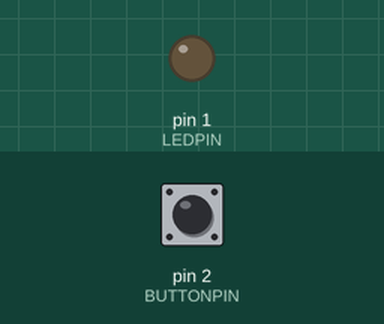
This sketch was run on a simulated Arduino Uno, built with avr-gcc and run on an emulated ATmega328P. On the bench: output pins drawn as LEDs (lit = HIGH). The inputs (shaded band) are chosen by the test bench; at power-on: pin 2 (BUTTONPIN) LOW.

Above: at 1.2 s.
1.3 s: pin 2 (BUTTONPIN) pulled HIGH for 0.15 s
At 1.37 s:
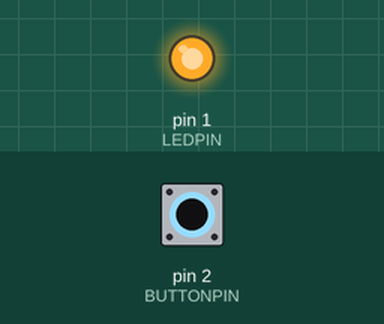
2.9 s: pin 2 (BUTTONPIN) pulled HIGH for 3.2 s
At 6.6 s:
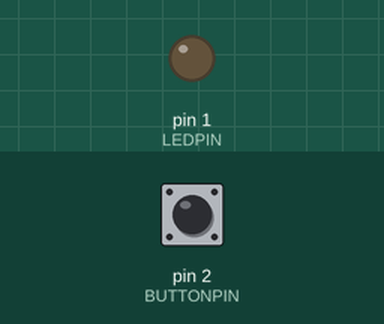
Timing chart, 0 to 8.1 s (numbered marks = the images above; inputs shaded):
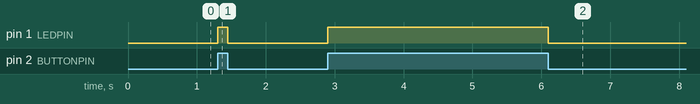

Measured:
- after the input at 1.3 s, pin 1 (LEDPIN): LOW → HIGH at once, → LOW 0.15 s later
- after the input at 2.9 s, pin 1 (LEDPIN): LOW → HIGH at once, → LOW 3.2 s later

The sketch:

ButtonAndLed.ino
```cpp
/* Interfacing Button and LED to Arduino Uno
 *
 *  Hardware components
 *  Arduino Uno
 *  Resistor
 *  Button or switch
 *  LED
 *
 Author : Sanghavi
 Date : 03-09-2022

 */
const int LEDPIN = 1;
const int BUTTONPIN = 2;
static bool value;
void setup() {

  // Configuring BUTTONPIN to INPUT mode
  pinMode(BUTTONPIN,INPUT);

  // Configuring LEDPIN to OUTPUT mode
  pinMode(LEDPIN,OUTPUT);
}

void loop() {

  value = digitalRead(BUTTONPIN);
  if(value == HIGH){
    digitalWrite(LEDPIN,HIGH);
  }
  else{
    digitalWrite(LEDPIN,LOW);
  }

}
// both switch and Buttons can be used
```
